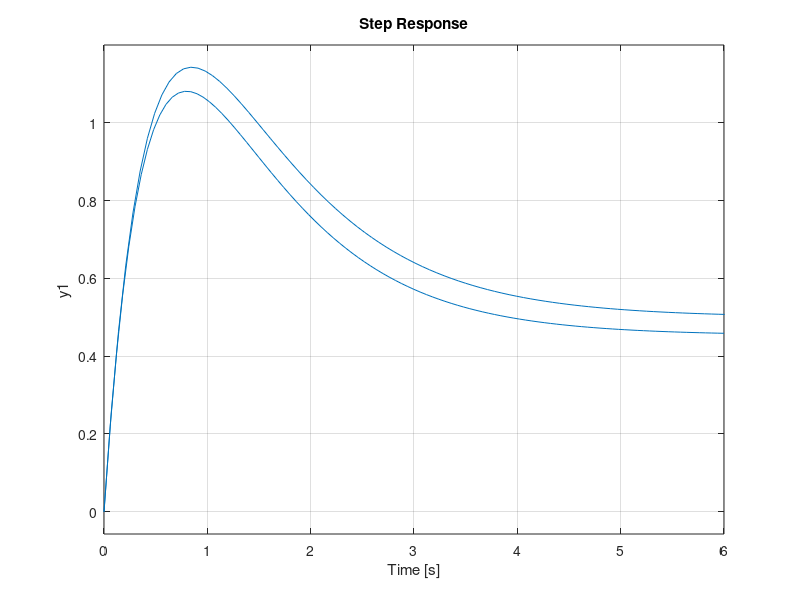

Source code (MATLAB):
A = [-3 -2; 1 0];
B = [1;0];
C = [4 1];
D = [0];

H = ss(A,B,C,D)
H = tf(H)

p = eig(A) + 1/20*eig(A);

Kx = acker(A,B(:,1), p)

step(H);hold on;

Co = ctrb(A,B(:,1));
R = rank(Co)

Ar = A - B(:,1) * Kx;
Fx=inv((C*inv(-A)*B(:,1))); 

H2 = ss(Ar, B, C, D);
H2 = tf(H2);

Fx=inv((C*inv(-Ar)*B(:,1)))


step(H2)
